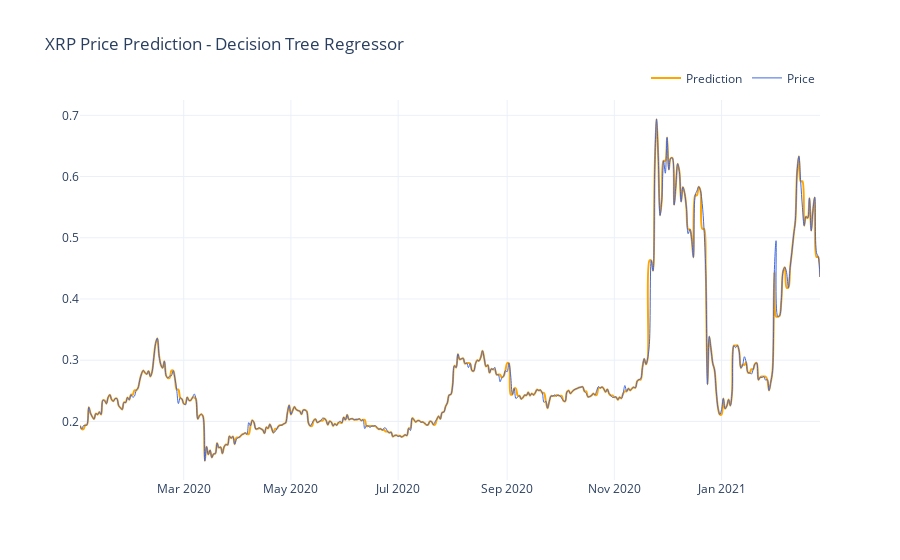

Notebook code for this chart:
### Code cell
X = np.squeeze(X)
Y = np.squeeze(Y)
predictions = np.squeeze(predictions)

fig = go.Figure()

fig.add_trace(go.Scatter(x=dates
                         , y=predictions
                         , text=predictions
                         , name="Prediction"
                         , hoverinfo='text+name'
                         , line_shape='spline'
                         , line=dict(color='orange', width=2)
#                          , opacity=.5
                        ))

fig.add_trace(go.Scatter(x=dates
                         , y=Y
                         , name="Price"
                         , text=Y
                         , hoverinfo='text+name'
                         , line=dict(color='royalblue', width=1)
                         , line_shape='spline'
                        ))

fig.update_layout(legend=dict(
                                orientation="h",
                                yanchor="bottom",
                                y=1.02,
                                xanchor="right",
                                x=1)
                  , title='XRP Price Prediction - Decision Tree Regressor'
                  , template='plotly_white'
                 )

fig.show()

### Figure 1 — Plotly figure (JSON) as saved in the notebook; plotly's stock layout.template omitted (floating-point values rounded to 4 significant figures; data arrays with more than 128 entries replaced by an {"elided": "..."} marker saying what was removed)
{"data": [{"hoverinfo": "text+name", "line": {"color": "orange", "shape": "spline", "width": 2}, "name": "Prediction", "text": {"elided": "422 float values"}, "type": "scatter", "x": {"elided": "451 str values"}, "y": {"elided": "422 float values"}}, {"hoverinfo": "text+name", "line": {"color": "royalblue", "shape": "spline", "width": 1}, "name": "Price", "text": {"elided": "422 float values"}, "type": "scatter", "x": {"elided": "451 str values"}, "y": {"elided": "422 float values"}}], "layout": {"legend": {"orientation": "h", "x": 1, "xanchor": "right", "y": 1.02, "yanchor": "bottom"}, "title": {"text": "XRP Price Prediction - Decision Tree Regressor"}}}
